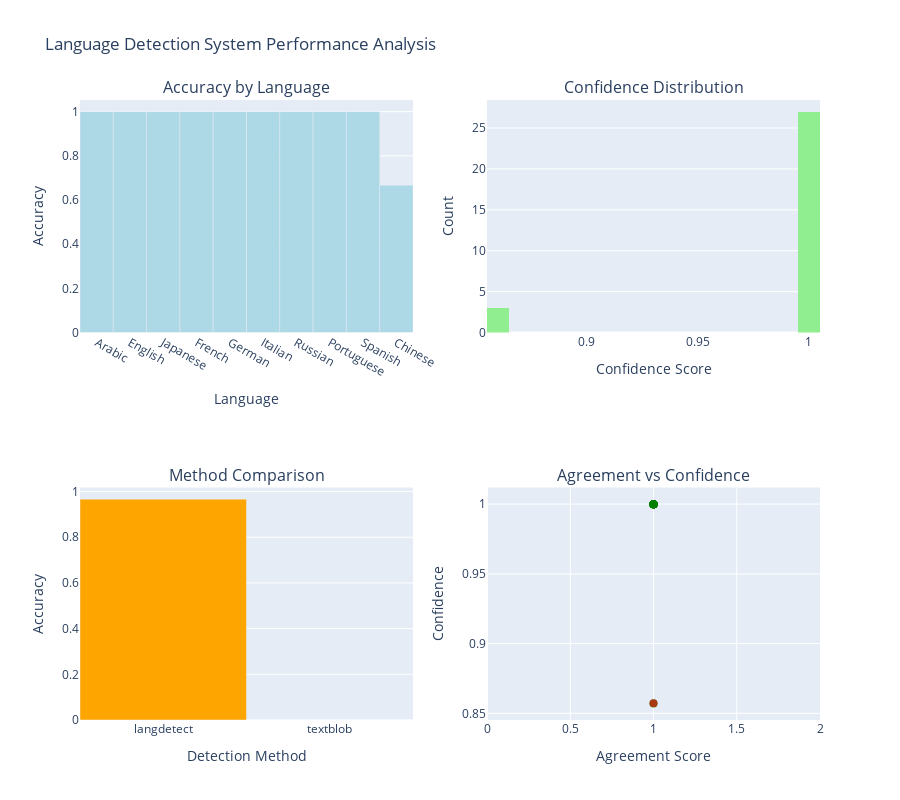

Notebook source saved alongside this figure:
### Markdown cell above
### 5.1 Performance Analysis and Visualization

### Code cell
# Create performance visualization
fig = make_subplots(
    rows=2, cols=2,
    subplot_titles=('Accuracy by Language', 'Confidence Distribution', 
                   'Method Comparison', 'Agreement vs Confidence'),
    specs=[[{"type": "bar"}, {"type": "histogram"}],
           [{"type": "bar"}, {"type": "scatter"}]]
)

# 1. Accuracy by language
accuracy_by_lang = df_results.groupby('true_language')['correct'].mean().sort_values(ascending=False)
fig.add_trace(
    go.Bar(x=accuracy_by_lang.index, y=accuracy_by_lang.values, 
           name='Accuracy', marker_color='lightblue'),
    row=1, col=1
)

# 2. Confidence distribution
fig.add_trace(
    go.Histogram(x=df_results['confidence'], nbinsx=20, 
                name='Confidence', marker_color='lightgreen'),
    row=1, col=2
)

# 3. Method comparison (if we have individual method results)
method_cols = [col for col in df_results.columns if col.endswith('_lang')]
if method_cols:
    method_accuracy = {}
    for col in method_cols:
        method_name = col.replace('_lang', '')
        if method_name + '_conf' in df_results.columns:
            # Calculate accuracy for this method
            method_correct = df_results.apply(
                lambda row: row['true_language'].lower() == row[col].lower() 
                if row[col] not in ['error', 'unknown', 'unavailable'] else False, 
                axis=1
            )
            method_accuracy[method_name] = method_correct.mean()
    
    if method_accuracy:
        methods = list(method_accuracy.keys())
        accuracies = list(method_accuracy.values())
        fig.add_trace(
            go.Bar(x=methods, y=accuracies, 
                   name='Method Accuracy', marker_color='orange'),
            row=2, col=1
        )

# 4. Agreement vs Confidence scatter
fig.add_trace(
    go.Scatter(x=df_results['agreement_score'], y=df_results['confidence'],
               mode='markers', name='Samples', 
               marker=dict(color=df_results['correct'].map({True: 'green', False: 'red'}),
                          size=8, opacity=0.6)),
    row=2, col=2
)

# Update layout
fig.update_layout(
    title_text="Language Detection System Performance Analysis",
    showlegend=False,
    height=800
)

# Update axes labels
fig.update_xaxes(title_text="Language", row=1, col=1)
fig.update_yaxes(title_text="Accuracy", row=1, col=1)
fig.update_xaxes(title_text="Confidence Score", row=1, col=2)
fig.update_yaxes(title_text="Count", row=1, col=2)
fig.update_xaxes(title_text="Detection Method", row=2, col=1)
fig.update_yaxes(title_text="Accuracy", row=2, col=1)
fig.update_xaxes(title_text="Agreement Score", row=2, col=2)
fig.update_yaxes(title_text="Confidence", row=2, col=2)

fig.show()

# Print detailed statistics
print("\n📈 Detailed Performance Statistics:")
print("=" * 50)
print(f"Total Samples: {len(df_results)}")
print(f"Overall Accuracy: {accuracy:.2%}")
print(f"Average Confidence: {df_results['confidence'].mean():.3f}")
print(f"Standard Deviation of Confidence: {df_results['confidence'].std():.3f}")
print(f"Average Agreement Score: {df_results['agreement_score'].mean():.3f}")

print("\n🏆 Best Performing Languages:")
print(accuracy_by_lang.head())

print("\n⚠️ Challenging Languages:")
print(accuracy_by_lang.tail())

### Figure 1 — Plotly figure (JSON) as saved in the notebook; plotly's stock layout.template omitted (floating-point values rounded to 4 significant figures)
{"data": [{"marker": {"color": "lightblue"}, "name": "Accuracy", "type": "bar", "x": ["Arabic", "English", "Japanese", "French", "German", "Italian", "Russian", "Portuguese", "Spanish", "Chinese"], "xaxis": "x", "y": [1.0, 1.0, 1.0, 1.0, 1.0, 1.0, 1.0, 1.0, 1.0, 0.6667], "yaxis": "y"}, {"marker": {"color": "lightgreen"}, "name": "Confidence", "nbinsx": 20, "type": "histogram", "x": [0.8571, 1.0, 1.0, 1.0, 1.0, 1.0, 1.0, 1.0, 1.0, 1.0, 1.0, 1.0, 1.0, 1.0, 1.0, 1.0, 1.0, 1.0, 0.8571, 1.0, 1.0, 1.0, 1.0, 0.8571, 1.0, 1.0, 1.0, 1.0, 1.0, 1.0], "xaxis": "x2", "yaxis": "y2"}, {"marker": {"color": "orange"}, "name": "Method Accuracy", "type": "bar", "x": ["langdetect", "textblob"], "xaxis": "x3", "y": [0.9667, 0], "yaxis": "y3"}, {"marker": {"color": ["green", "green", "green", "green", "green", "green", "green", "green", "green", "green", "green", "green", "green", "green", "green", "green", "green", "green", "green", "green", "green", "green", "green", "red", "green", "green", "green", "green", "green", "green"], "opacity": 0.6, "size": 8}, "mode": "markers", "name": "Samples", "type": "scatter", "x": [1.0, 1.0, 1.0, 1.0, 1.0, 1.0, 1.0, 1.0, 1.0, 1.0, 1.0, 1.0, 1.0, 1.0, 1.0, 1.0, 1.0, 1.0, 1.0, 1.0, 1.0, 1.0, 1.0, 1.0, 1.0, 1.0, 1.0, 1.0, 1.0, 1.0], "xaxis": "x4", "y": [0.8571, 1.0, 1.0, 1.0, 1.0, 1.0, 1.0, 1.0, 1.0, 1.0, 1.0, 1.0, 1.0, 1.0, 1.0, 1.0, 1.0, 1.0, 0.8571, 1.0, 1.0, 1.0, 1.0, 0.8571, 1.0, 1.0, 1.0, 1.0, 1.0, 1.0], "yaxis": "y4"}], "layout": {"annotations": [{"font": {"size": 16}, "showarrow": false, "text": "Accuracy by Language", "x": 0.225, "xanchor": "center", "xref": "paper", "y": 1, "yanchor": "bottom", "yref": "paper"}, {"font": {"size": 16}, "showarrow": false, "text": "Confidence Distribution", "x": 0.775, "xanchor": "center", "xref": "paper", "y": 1, "yanchor": "bottom", "yref": "paper"}, {"font": {"size": 16}, "showarrow": false, "text": "Method Comparison", "x": 0.225, "xanchor": "center", "xref": "paper", "y": 0.375, "yanchor": "bottom", "yref": "paper"}, {"font": {"size": 16}, "showarrow": false, "text": "Agreement vs Confidence", "x": 0.775, "xanchor": "center", "xref": "paper", "y": 0.375, "yanchor": "bottom", "yref": "paper"}], "height": 800, "showlegend": false, "title": {"text": "Language Detection System Performance Analysis"}, "xaxis": {"anchor": "y", "domain": [0, 0.45], "title": {"text": "Language"}}, "xaxis2": {"anchor": "y2", "domain": [0.55, 1], "title": {"text": "Confidence Score"}}, "xaxis3": {"anchor": "y3", "domain": [0, 0.45], "title": {"text": "Detection Method"}}, "xaxis4": {"anchor": "y4", "domain": [0.55, 1], "title": {"text": "Agreement Score"}}, "yaxis": {"anchor": "x", "domain": [0.625, 1], "title": {"text": "Accuracy"}}, "yaxis2": {"anchor": "x2", "domain": [0.625, 1], "title": {"text": "Count"}}, "yaxis3": {"anchor": "x3", "domain": [0, 0.375], "title": {"text": "Accuracy"}}, "yaxis4": {"anchor": "x4", "domain": [0, 0.375], "title": {"text": "Confidence"}}}}
